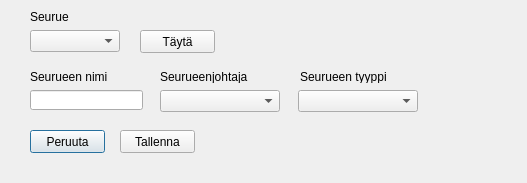
<?xml version="1.0" encoding="UTF-8"?>
<ui version="4.0">
 <class>Dialog</class>
 <widget class="QDialog" name="Dialog">
  <property name="geometry">
   <rect>
    <x>0</x>
    <y>0</y>
    <width>527</width>
    <height>183</height>
   </rect>
  </property>
  <property name="windowTitle">
   <string>Dialog</string>
  </property>
  <widget class="QLineEdit" name="editPartyNameLineEdit">
   <property name="geometry">
    <rect>
     <x>30</x>
     <y>90</y>
     <width>113</width>
     <height>20</height>
    </rect>
   </property>
  </widget>
  <widget class="QComboBox" name="editPartyLeaderComboBox">
   <property name="geometry">
    <rect>
     <x>160</x>
     <y>90</y>
     <width>120</width>
     <height>22</height>
    </rect>
   </property>
  </widget>
  <widget class="QComboBox" name="editPartyComboBox">
   <property name="geometry">
    <rect>
     <x>30</x>
     <y>30</y>
     <width>90</width>
     <height>22</height>
    </rect>
   </property>
  </widget>
  <widget class="QLabel" name="label">
   <property name="geometry">
    <rect>
     <x>30</x>
     <y>10</y>
     <width>47</width>
     <height>13</height>
    </rect>
   </property>
   <property name="text">
    <string>Seurue</string>
   </property>
  </widget>
  <widget class="QPushButton" name="editPartyCancelPushButton">
   <property name="geometry">
    <rect>
     <x>30</x>
     <y>130</y>
     <width>75</width>
     <height>23</height>
    </rect>
   </property>
   <property name="text">
    <string>Peruuta</string>
   </property>
  </widget>
  <widget class="QPushButton" name="editPartySavePushButton">
   <property name="geometry">
    <rect>
     <x>120</x>
     <y>130</y>
     <width>75</width>
     <height>23</height>
    </rect>
   </property>
   <property name="text">
    <string>Tallenna</string>
   </property>
  </widget>
  <widget class="QLabel" name="label_2">
   <property name="geometry">
    <rect>
     <x>30</x>
     <y>70</y>
     <width>100</width>
     <height>13</height>
    </rect>
   </property>
   <property name="text">
    <string>Seurueen nimi</string>
   </property>
  </widget>
  <widget class="QLabel" name="label_3">
   <property name="geometry">
    <rect>
     <x>160</x>
     <y>70</y>
     <width>110</width>
     <height>13</height>
    </rect>
   </property>
   <property name="text">
    <string>Seurueenjohtaja</string>
   </property>
  </widget>
  <widget class="QPushButton" name="editPartyPopulatePushButton">
   <property name="geometry">
    <rect>
     <x>140</x>
     <y>30</y>
     <width>75</width>
     <height>23</height>
    </rect>
   </property>
   <property name="text">
    <string>Täytä</string>
   </property>
  </widget>
  <widget class="QComboBox" name="editPartyTypeComboBox">
   <property name="geometry">
    <rect>
     <x>298</x>
     <y>90</y>
     <width>120</width>
     <height>22</height>
    </rect>
   </property>
  </widget>
  <widget class="QLabel" name="label_4">
   <property name="geometry">
    <rect>
     <x>300</x>
     <y>70</y>
     <width>110</width>
     <height>13</height>
    </rect>
   </property>
   <property name="text">
    <string>Seurueen tyyppi</string>
   </property>
  </widget>
 </widget>
 <tabstops>
  <tabstop>editPartyComboBox</tabstop>
  <tabstop>editPartyPopulatePushButton</tabstop>
  <tabstop>editPartyNameLineEdit</tabstop>
  <tabstop>editPartyLeaderComboBox</tabstop>
  <tabstop>editPartyCancelPushButton</tabstop>
  <tabstop>editPartySavePushButton</tabstop>
 </tabstops>
 <resources/>
 <connections/>
</ui>
